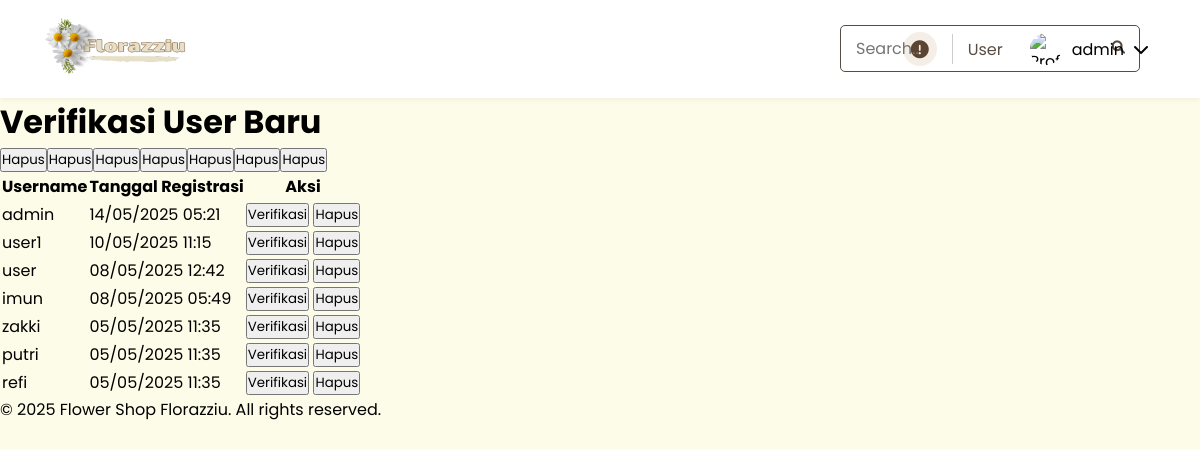
Before: /flower_shop/admin/verify_users.php (signed in) with the older database file.
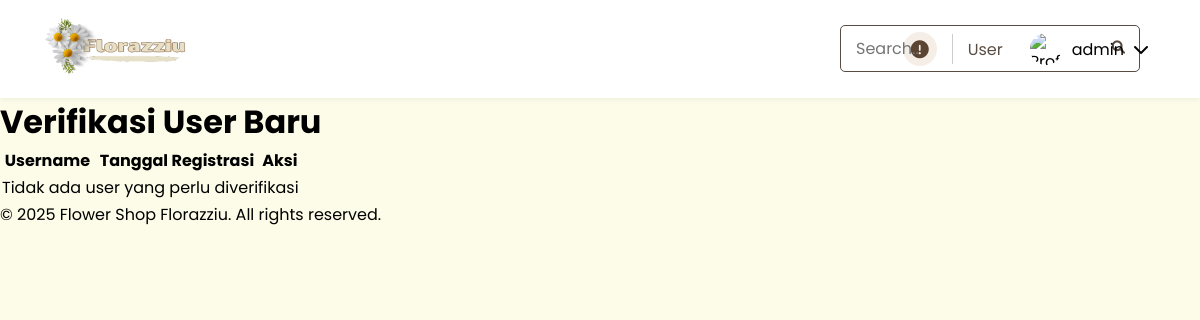
After: the same page with the newer database file.
### tables this page shows
CREATE TABLE `users` (
  `id` int(11) NOT NULL,
  `username` varchar(50) NOT NULL,
  `password` varchar(255) NOT NULL,
  `email` varchar(100) NOT NULL,
  `full_name` varchar(100) DEFAULT NULL,
  `profile_picture` varchar(255) DEFAULT NULL,
  `created_at` timestamp NOT NULL DEFAULT current_timestamp(),
  `updated_at` timestamp NOT NULL DEFAULT current_timestamp() ON UPDATE current_timestamp(),
  `role` enum('user','admin') DEFAULT 'user',
  `is_verified` tinyint(1) DEFAULT 0
);

### flower_shop/admin/verify_users.php (the view, shortened to what this page needs)
<?php
require '../config/database.php';
$stmt = $pdo->prepare("SELECT id, username, created_at FROM users WHERE is_verified = FALSE ORDER BY created_at DESC");
$stmt->execute();
$unverifiedUsers = $stmt->fetchAll(PDO::FETCH_ASSOC);
include '../includes/header.php';
?>
<div class="container">
    <h1>Verifikasi User Baru</h1>
    <table class="table">
        <thead>
            <tr>
                <th>Username</th>
                <th>Tanggal Registrasi</th>
                <th>Aksi</th>
            </tr>
        </thead>
        <tbody>
            <?php foreach ($unverifiedUsers as $user): ?>
                <tr>
                    <td><?php echo htmlspecialchars($user['username']); ?></td>
                    <td><?php echo date('d/m/Y H:i', strtotime($user['created_at'])); ?></td>
                    <td>
                        <form method="POST" style="display: inline;">
                            <button type="submit" name="verify_user" class="btn btn-success">Verifikasi</button>
                        </form>
                        <form method="POST" style="display: inline;">
                            <button type="submit" name="delete_user" class="btn btn-danger">Hapus</button>
                        </form>
                    </td>
                    <button type="submit" name="delete_user" class="btn btn-danger" onclick="return confirm('Yakin ingin menghapus user ini?')">Hapus</button>
                </tr>
            <?php endforeach; ?>
            <?php if (empty($unverifiedUsers)): ?>
                <tr>
                    <td colspan="3">Tidak ada user yang perlu diverifikasi</td>
                </tr>
            <?php endif; ?>
        </tbody>
    </table>
</div>
<?php include '../includes/footer.php'; ?>

Changed rows visible on the page:
no longer on this page (row edited): users: username "admin", created_at "14/05/2025 05:21"
no longer on this page (row edited): users: username "user1", created_at "10/05/2025 11:15"
no longer on this page (row edited): users: username "user", created_at "08/05/2025 12:42"
no longer on this page (row edited): users: username "imun", created_at "08/05/2025 05:49"
no longer on this page (row edited): users: username "zakki", created_at "05/05/2025 11:35"
no longer on this page (row edited): users: username "putri", created_at "05/05/2025 11:35"
no longer on this page (row edited): users: username "refi", created_at "05/05/2025 11:35"
Other visible differences:
text now shown: "Tidak ada user yang perlu diverifikasi"
